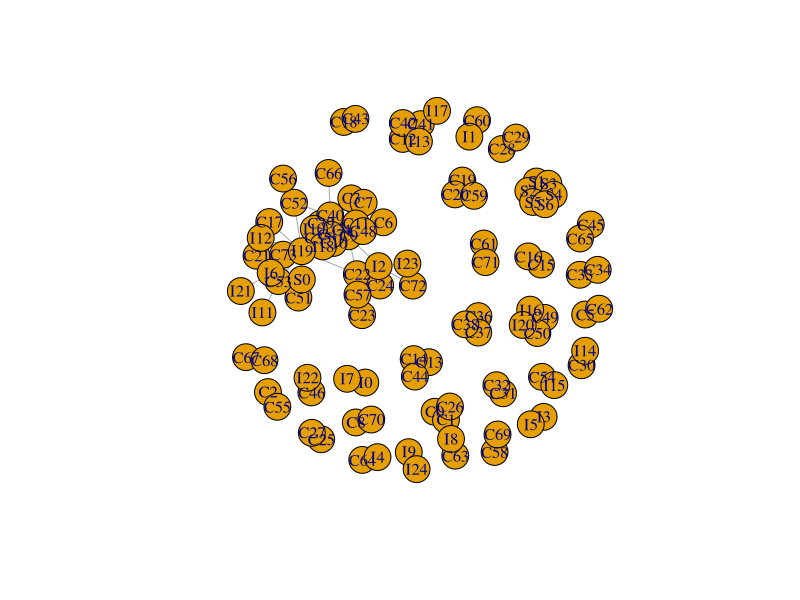

Generate this figure with R: (Note: this script raises an error after producing the figure.)
library(igraph)

a_matrix_file <- read.csv("matrix.csv", header = FALSE, encoding = "UTF-8")

a_matrix <- as.matrix(a_matrix_file)

entity_id_file <- read.csv("entity_id.csv", header = FALSE, encoding = "UTF-8")

entity_id <- as.matrix(entity_id_file)

label <- entity_id[, 2]



g <- graph.adjacency(a_matrix, mode = "undirected", weighted = T)

plot(g, vertex.label = label)

print(degree(g, mode = "total"))
print(closeness(g))
print(betweenness(g, directed = FALSE))

degree_cent <- degree(g, mode = "total")
closeness_cent <- closeness(g)
betweenness_cent <- betweenness(g, directed = FALSE)

E(g)$weight

igraph.plot(g)